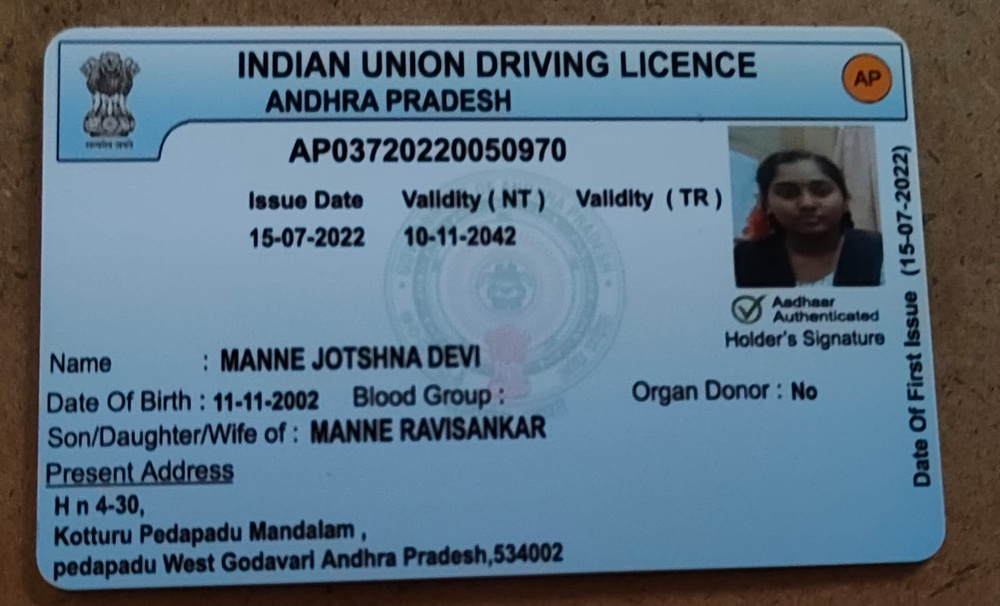
#> input picture Sample_data/DL.jpeg, 1000 x 606 px, shrunk from 1600 x 969 before the run
$ python -i ocr_test.py   (imports and definitions only)
#> lines starting #> are read from the running program, lines starting #| are printed output that depends on the picture; after the words box and inside, x2 and y2 are one past the last pixel; in counts of white or black regions, pixels touching at a corner belong together
#> further down, picture is the input picture: shape (606, 1000, 3); mean B, G, R 128.6, 112.6, 91.7
import cv2
import pytesseract
import re


def extract_license_number_from_image(img):

    if img is None:
        print("❌ Invalid image")
        return None

    gray = cv2.cvtColor(img, cv2.COLOR_BGR2GRAY)
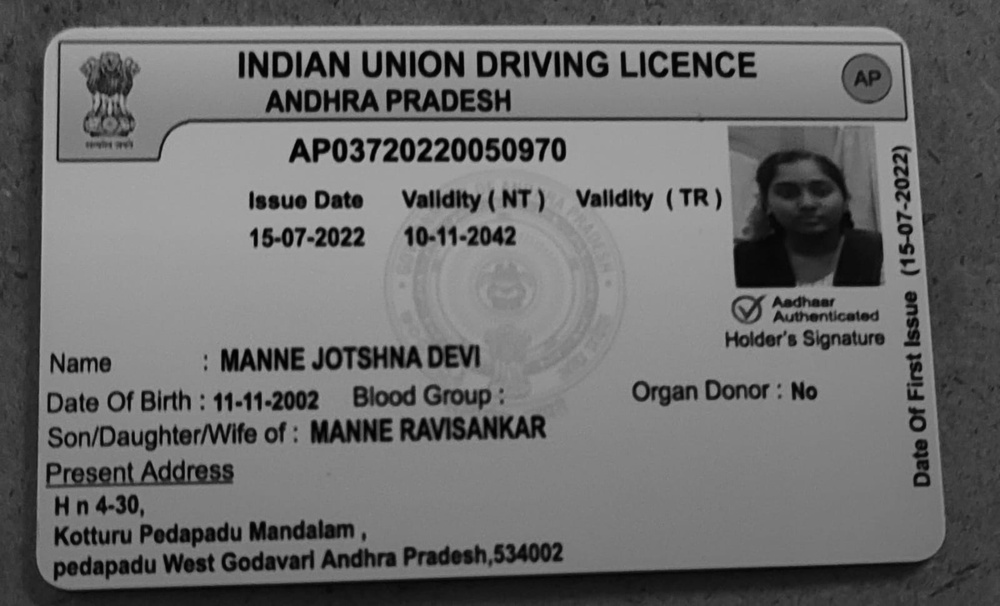
#> gray: shape (606, 1000); min 1, max 177, mean 108.2

    # Improve OCR
    gray = cv2.bilateralFilter(gray, 11, 17, 17)
    thresh = cv2.adaptiveThreshold(
        gray, 255,
        cv2.ADAPTIVE_THRESH_GAUSSIAN_C,
        cv2.THRESH_BINARY, 11, 2
    )
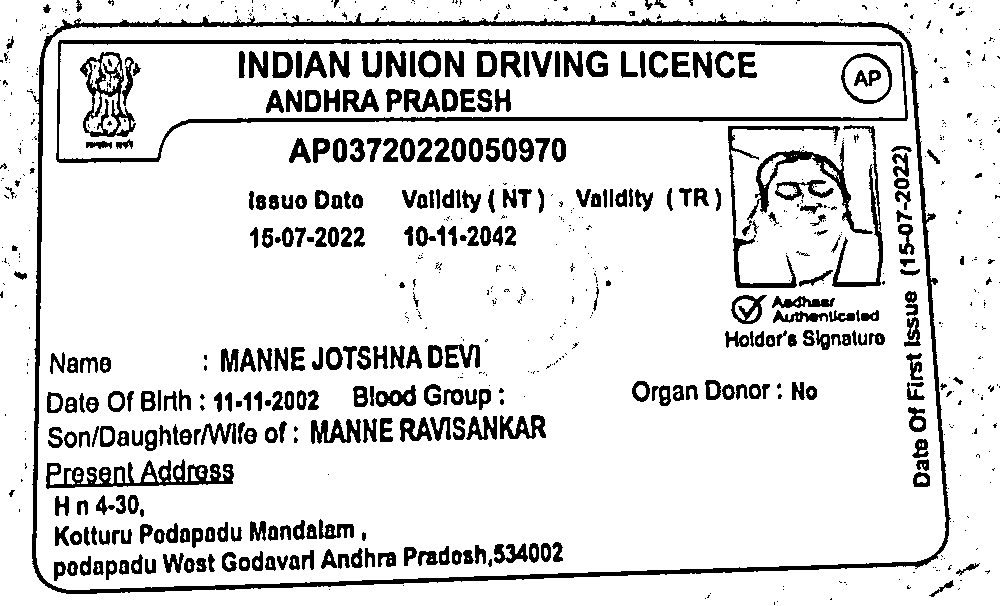
#> thresh: shape (606, 1000); 86.7% white; 798 black regions (458 under 20 px), largest, box (x1, y1, x2, y2) and area: (32, 13, 951, 594) 12398, (56, 39, 908, 163) 7002, (46, 459, 234, 489) 2327

#> (the run stopped early here; a loop or call above may not have finished)
